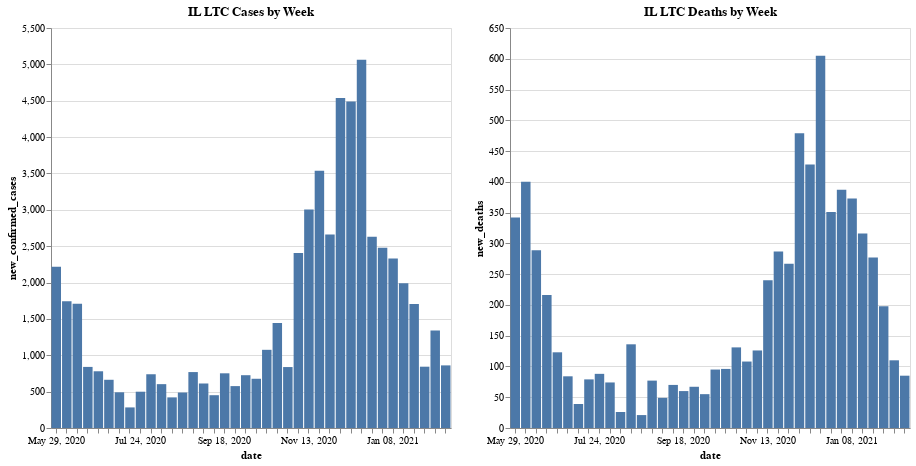

Notebook code cell kept with this figure:
### Code cell
chart_title = 'IL LTC Cases by Week'
chart1 = alt.Chart(df).mark_bar().encode(
                     x=alt.X('yearmonthdate(reported_date):O', title='date', axis=alt.Axis(labelSeparation=10)),
                     y='new_confirmed_cases',
                     ).properties( width=400, height=400, title=chart_title)
chart_title = 'IL LTC Deaths by Week'
chart2 = alt.Chart(df).mark_bar().encode(
                     x=alt.X('yearmonthdate(reported_date):O', title='date', axis=alt.Axis(labelSeparation=10)),
                     y='new_deaths',
                     ).properties( width=400, height=400, title=chart_title)
chart1 | chart2

### Figure 1 — Vega-Lite specification as saved in the notebook (floating-point values rounded to 4 significant figures)
{"config": {"view": {"continuousWidth": 400, "continuousHeight": 300}}, "hconcat": [{"mark": "bar", "encoding": {"x": {"type": "ordinal", "axis": {"labelSeparation": 10}, "field": "reported_date", "timeUnit": "yearmonthdate", "title": "date"}, "y": {"type": "quantitative", "field": "new_confirmed_cases"}}, "height": 400, "title": "IL LTC Cases by Week", "width": 400}, {"mark": "bar", "encoding": {"x": {"type": "ordinal", "axis": {"labelSeparation": 10}, "field": "reported_date", "timeUnit": "yearmonthdate", "title": "date"}, "y": {"type": "quantitative", "field": "new_deaths"}}, "height": 400, "title": "IL LTC Deaths by Week", "width": 400}], "data": {"name": "data-d62f1227ca8bc628c209ed7d5686f735"}, "$schema": "https://vega.github.io/schema/vega-lite/v4.8.1.json", "datasets": {"data-d62f1227ca8bc628c209ed7d5686f735": [{"confirmed_cases": 14882, "deaths": 2402, "reported_date": "2020-05-23T00:00:00", "new_deaths": null, "new_confirmed_cases": null}, {"confirmed_cases": 17098, "deaths": 2744, "reported_date": "2020-05-29T00:00:00", "new_deaths": 342.0, "new_confirmed_cases": 2216.0}, {"confirmed_cases": 18840, "deaths": 3144, "reported_date": "2020-06-05T00:00:00", "new_deaths": 400.0, "new_confirmed_cases": 1742.0}, {"confirmed_cases": 20550, "deaths": 3433, "reported_date": "2020-06-12T00:00:00", "new_deaths": 289.0, "new_confirmed_cases": 1710.0}, {"confirmed_cases": 21390, "deaths": 3649, "reported_date": "2020-06-19T00:00:00", "new_deaths": 216.0, "new_confirmed_cases": 840.0}, {"confirmed_cases": 22170, "deaths": 3772, "reported_date": "2020-06-26T00:00:00", "new_deaths": 123.0, "new_confirmed_cases": 780.0}, {"confirmed_cases": 22833, "deaths": 3856, "reported_date": "2020-07-03T00:00:00", "new_deaths": 84.0, "new_confirmed_cases": 663.0}, {"confirmed_cases": 23324, "deaths": 3895, "reported_date": "2020-07-10T00:00:00", "new_deaths": 39.0, "new_confirmed_cases": 491.0}, {"confirmed_cases": 23607, "deaths": 3974, "reported_date": "2020-07-17T00:00:00", "new_deaths": 79.0, "new_confirmed_cases": 283.0}, {"confirmed_cases": 24106, "deaths": 4062, "reported_date": "2020-07-24T00:00:00", "new_deaths": 88.0, "new_confirmed_cases": 499.0}, {"confirmed_cases": 24845, "deaths": 4136, "reported_date": "2020-07-31T00:00:00", "new_deaths": 74.0, "new_confirmed_cases": 739.0}, {"confirmed_cases": 25448, "deaths": 4162, "reported_date": "2020-08-07T00:00:00", "new_deaths": 26.0, "new_confirmed_cases": 603.0}, {"confirmed_cases": 25869, "deaths": 4298, "reported_date": "2020-08-14T00:00:00", "new_deaths": 136.0, "new_confirmed_cases": 421.0}, {"confirmed_cases": 26357, "deaths": 4319, "reported_date": "2020-08-21T00:00:00", "new_deaths": 21.0, "new_confirmed_cases": 488.0}, {"confirmed_cases": 27126, "deaths": 4396, "reported_date": "2020-08-28T00:00:00", "new_deaths": 77.0, "new_confirmed_cases": 769.0}, {"confirmed_cases": 27738, "deaths": 4445, "reported_date": "2020-09-04T00:00:00", "new_deaths": 49.0, "new_confirmed_cases": 612.0}, {"confirmed_cases": 28189, "deaths": 4515, "reported_date": "2020-09-11T00:00:00", "new_deaths": 70.0, "new_confirmed_cases": 451.0}, {"confirmed_cases": 28941, "deaths": 4575, "reported_date": "2020-09-18T00:00:00", "new_deaths": 60.0, "new_confirmed_cases": 752.0}, {"confirmed_cases": 29517, "deaths": 4642, "reported_date": "2020-09-25T00:00:00", "new_deaths": 67.0, "new_confirmed_cases": 576.0}, {"confirmed_cases": 30243, "deaths": 4697, "reported_date": "2020-10-02T00:00:00", "new_deaths": 55.0, "new_confirmed_cases": 726.0}, {"confirmed_cases": 30920, "deaths": 4792, "reported_date": "2020-10-09T00:00:00", "new_deaths": 95.0, "new_confirmed_cases": 677.0}, {"confirmed_cases": 31995, "deaths": 4888, "reported_date": "2020-10-16T00:00:00", "new_deaths": 96.0, "new_confirmed_cases": 1075.0}, {"confirmed_cases": 33440, "deaths": 5019, "reported_date": "2020-10-23T00:00:00", "new_deaths": 131.0, "new_confirmed_cases": 1445.0}, {"confirmed_cases": 34278, "deaths": 5127, "reported_date": "2020-10-30T00:00:00", "new_deaths": 108.0, "new_confirmed_cases": 838.0}, {"confirmed_cases": 36683, "deaths": 5253, "reported_date": "2020-11-06T00:00:00", "new_deaths": 126.0, "new_confirmed_cases": 2405.0}, {"confirmed_cases": 39686, "deaths": 5493, "reported_date": "2020-11-13T00:00:00", "new_deaths": 240.0, "new_confirmed_cases": 3003.0}, {"confirmed_cases": 43222, "deaths": 5780, "reported_date": "2020-11-20T00:00:00", "new_deaths": 287.0, "new_confirmed_cases": 3536.0}, {"confirmed_cases": 45882, "deaths": 6047, "reported_date": "2020-11-27T00:00:00", "new_deaths": 267.0, "new_confirmed_cases": 2660.0}, {"confirmed_cases": 50418, "deaths": 6526, "reported_date": "2020-12-04T00:00:00", "new_deaths": 479.0, "new_confirmed_cases": 4536.0}, {"confirmed_cases": 54907, "deaths": 6954, "reported_date": "2020-12-11T00:00:00", "new_deaths": 428.0, "new_confirmed_cases": 4489.0}, {"confirmed_cases": 59970, "deaths": 7559, "reported_date": "2020-12-18T00:00:00", "new_deaths": 605.0, "new_confirmed_cases": 5063.0}, {"confirmed_cases": 62600, "deaths": 7910, "reported_date": "2020-12-25T00:00:00", "new_deaths": 351.0, "new_confirmed_cases": 2630.0}, {"confirmed_cases": 65078, "deaths": 8297, "reported_date": "2021-01-01T00:00:00", "new_deaths": 387.0, "new_confirmed_cases": 2478.0}, {"confirmed_cases": 67407, "deaths": 8670, "reported_date": "2021-01-08T00:00:00", "new_deaths": 373.0, "new_confirmed_cases": 2329.0}, {"confirmed_cases": 69398, "deaths": 8986, "reported_date": "2021-01-15T00:00:00", "new_deaths": 316.0, "new_confirmed_cases": 1991.0}, {"confirmed_cases": 71103, "deaths": 9263, "reported_date": "2021-01-22T00:00:00", "new_deaths": 277.0, "new_confirmed_cases": 1705.0}, {"confirmed_cases": 71946, "deaths": 9461, "reported_date": "2021-01-29T00:00:00", "new_deaths": 198.0, "new_confirmed_cases": 843.0}, {"confirmed_cases": 73286, "deaths": 9571, "reported_date": "2021-02-05T00:00:00", "new_deaths": 110.0, "new_confirmed_cases": 1340.0}, {"confirmed_cases": 74147, "deaths": 9656, "reported_date": "2021-02-12T00:00:00", "new_deaths": 85.0, "new_confirmed_cases": 861.0}]}}
